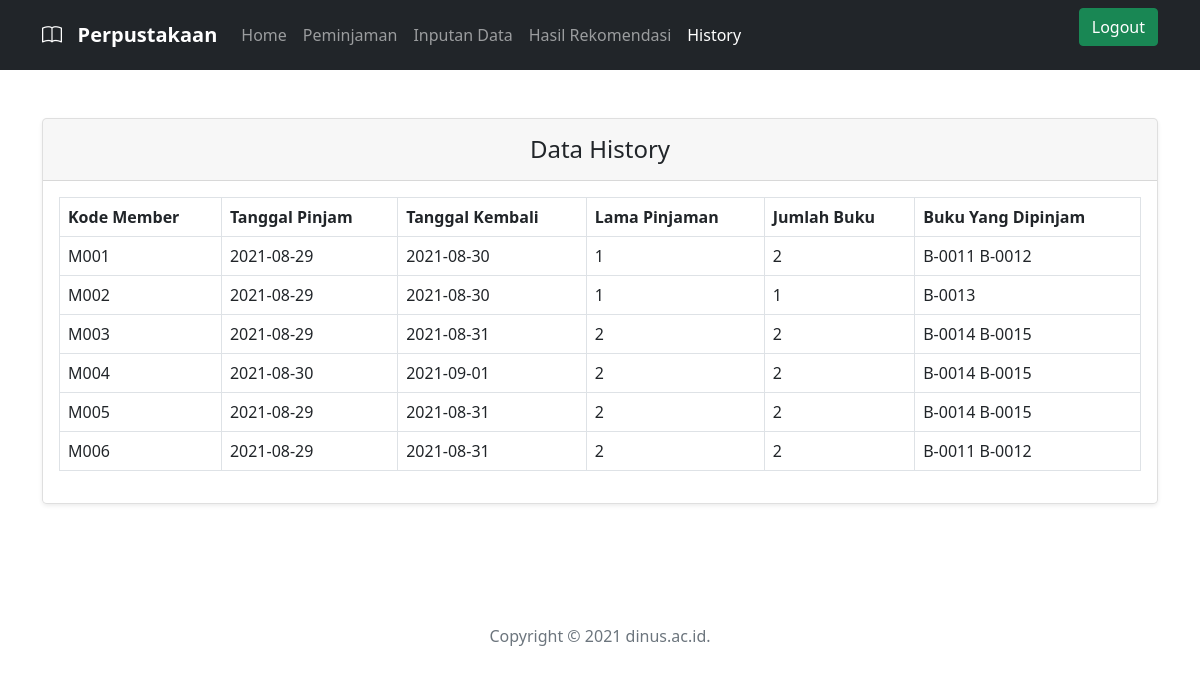
The app's page /admin/history.php with its own data.
### tables this page shows
CREATE TABLE `pinjaman` (
  `id_member` varchar(10) NOT NULL,
  `nama` varchar(200) NOT NULL,
  `jenis_kelamin` varchar(20) NOT NULL,
  `usia` int(10) NOT NULL,
  `tanggal_sekarang` varchar(50) NOT NULL,
  `jumlah_buku_dipinjam` int(4) NOT NULL,
  `total_bayar` varchar(20) NOT NULL,
  `tanggal_pengembalian` varchar(50) NOT NULL,
  `buku_apa_saja` text NOT NULL,
  `objek_id` int(11) DEFAULT NULL
);

### config/helper.php (called while the page is built, shortened)
<?php
function totalHari($date_pinjam, $date_kembali)
{
    $start = new DateTime($date_pinjam);
    $end = new DateTime($date_kembali);
    $dDiff = $start->diff($end);
    return $dDiff->days;
}

### admin/history.php (the view, shortened to what this page needs)
<?php
include "../config/helper.php";
$menu = 'history';
$sql = "SELECT * FROM pinjaman";
$data = mysql_query($sql);
?>
<!doctype html>
<html lang="en">
<head>
    <?php include '../layout/template/css.php'; ?>
</head>
<body>
<?php include '../layout/template/navigasi.php'; ?>
<main>
    <section class="container">
        <div class="row py-lg-5">
            <div class="col-md-12 mx-auto">
                <div class="card mb-4 rounded-3 shadow-sm">
                    <div class="card-header py-3">
                        <h4 class="my-0 fw-normal text-center">Data History</h4>
                    </div>
                    <div class="card-body">
                        <table class="table table-bordered">
                            <tr>
                                <th>Kode Member</th>
                                <th>Tanggal Pinjam</th>
                                <th>Tanggal Kembali</th>
                                <th>Lama Pinjaman</th>
                                <th>Jumlah Buku</th>
                                <th>Buku Yang Dipinjam</th>
                            </tr>
                            <?php if (mysql_num_rows($data) > 0): ?>
                                <?php while ($row = mysql_fetch_assoc($data)): ?>
                                    <tr>
                                        <td><?php echo $row['id_member']; ?></td>
                                        <td><?php echo $row['tanggal_sekarang']; ?></td>
                                        <td><?php echo $row['tanggal_pengembalian']; ?></td>
                                        <td><?php echo totalHari($row['tanggal_sekarang'], $row['tanggal_pengembalian']); ?></td>
                                        <td><?php echo $row['jumlah_buku_dipinjam']; ?></td>
                                        <td><?php echo $row['buku_apa_saja']; ?></td>
                                    </tr>
                                <?php endwhile; ?>
                            <?php endif; ?>
                        </table>
                    </div>
                </div>
            </div>
        </div>
    </section>
</main>
<?php include '../layout/template/footer.php'; ?>
</body>
</html>

### layout/template/css.php (shortened to what this page needs)
<link href="https://cdn.jsdelivr.net/npm/bootstrap@5.0.2/dist/css/bootstrap.min.css" rel="stylesheet"
>
<link rel="stylesheet" href="https://cdn.jsdelivr.net/npm/bootstrap-icons@1.5.0/font/bootstrap-icons.css">

### layout/template/navigasi.php (shortened to what this page needs)
<header>
    <nav class="navbar navbar-expand-lg navbar-dark bg-dark">
        <div class="container">
            <a href="javascript:void(0)" class="navbar-brand">
                <i class="bi bi-book"></i> &nbsp;&nbsp;<strong>Perpustakaan</strong>
            </a>
            <div class="collapse navbar-collapse" id="navbarSupportedContent">
                <ul class="navbar-nav me-auto mb-2 mb-lg-0">
                    <li class="nav-item">
                        <a class="nav-link <?php echo ($menu == 'home' ? 'active' : '') ?>" href="home.php">Home</a>
                    </li>
                    <li class="nav-item">
                        <a class="nav-link <?php echo ($menu == 'peminjaman' ? 'active' : '') ?>" href="peminjaman.php">Peminjaman</a>
                    </li>
                    <li class="nav-item">
                        <a class="nav-link <?php echo ($menu == 'inputan_data' ? 'active' : '') ?>" href="inputan_data.php">Inputan Data</a>
                    </li>
                    <li class="nav-item">
                        <a class="nav-link <?php echo ($menu == 'hasil_rekomendasi' ? 'active' : '') ?>" href="hasil_rekomendasi.php">Hasil Rekomendasi</a>
                    </li>
                    <li class="nav-item">
                        <a class="nav-link <?php echo ($menu == 'history' ? 'active' : '') ?>" href="history.php">History</a>
                    </li>
                </ul>
                <form class="d-flex">
                    <a href="../proses_logout.php" class="btn btn-success btn-logout" type="submit">Logout</a>
                </form>
            </div>
        </div>
    </nav>
</header>

### layout/template/footer.php
<footer class="text-muted py-5">
    <div class="container">
        <p class="mb-1 text-center">
            Copyright © <?php echo date('Y') ?> dinus.ac.id.
        </p>
    </div>
</footer>

### layout/template/css.php (style rules this page uses)
.btn-logout { color: #FFFFFF !important; }

### records on screen
pinjaman: id_member "M001", tanggal_sekarang "2021-08-29", tanggal_pengembalian "2021-08-30", tanggal_sekarang+tanggal_pengembalian "1", jumlah_buku_dipinjam "2", buku_apa_saja "B-0011 B-0012"
pinjaman: id_member "M002", tanggal_sekarang "2021-08-29", tanggal_pengembalian "2021-08-30", tanggal_sekarang+tanggal_pengembalian "1", jumlah_buku_dipinjam "1", buku_apa_saja "B-0013"
pinjaman: id_member "M003", tanggal_sekarang "2021-08-29", tanggal_pengembalian "2021-08-31", tanggal_sekarang+tanggal_pengembalian "2", jumlah_buku_dipinjam "2", buku_apa_saja "B-0014 B-0015"
pinjaman: id_member "M004", tanggal_sekarang "2021-08-30", tanggal_pengembalian "2021-09-01", tanggal_sekarang+tanggal_pengembalian "2", jumlah_buku_dipinjam "2", buku_apa_saja "B-0014 B-0015"
pinjaman: id_member "M005", tanggal_sekarang "2021-08-29", tanggal_pengembalian "2021-08-31", tanggal_sekarang+tanggal_pengembalian "2", jumlah_buku_dipinjam "2", buku_apa_saja "B-0014 B-0015"
pinjaman: id_member "M006", tanggal_sekarang "2021-08-29", tanggal_pengembalian "2021-08-31", tanggal_sekarang+tanggal_pengembalian "2", jumlah_buku_dipinjam "2", buku_apa_saja "B-0011 B-0012"
